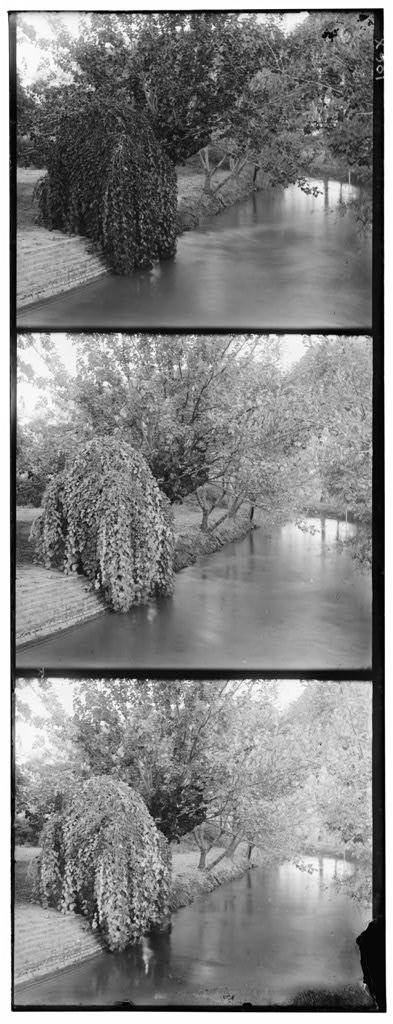
#> input picture data/00088v.jpg, 393 x 1024 px
$ python -i enhancement.py   (imports and definitions only)
#> lines starting #> are read from the running program, lines starting #| are printed output that depends on the picture
#> further down, picture is the input picture: shape (1024, 393, 3); min 0, max 255, mean 130.8
import numpy as np
import cv2

def _hist_eq_color(img_rgb: np.ndarray) -> np.ndarray:
    """Equalize luminance (Y in YCrCb) to boost contrast while keeping colors natural."""
    img_ycrcb = cv2.cvtColor(img_rgb, cv2.COLOR_RGB2YCrCb)
#> img_ycrcb: shape (1024, 393, 3); mean of channels 0, 1, 2 130.8, 128, 128
    y, cr, cb = cv2.split(img_ycrcb)
#> cr: shape (1024, 393); every value is 128
    y = cv2.equalizeHist(y)
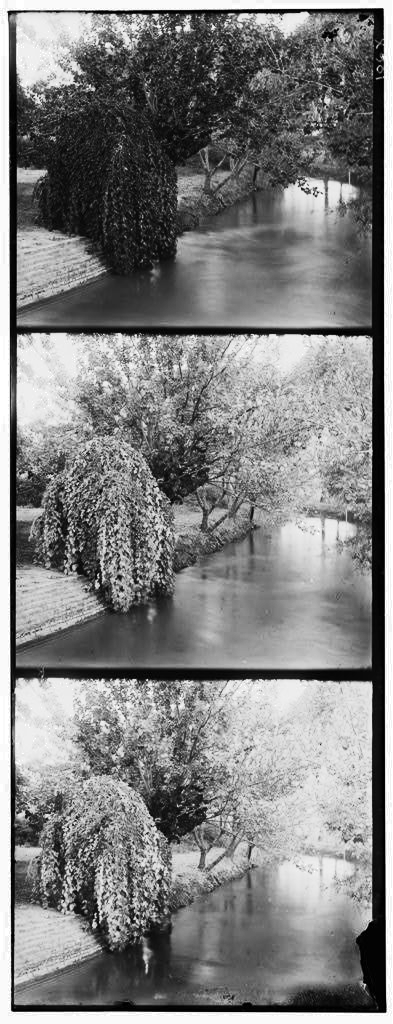
#> y: shape (1024, 393); min 0, max 255, mean 128
    img_eq = cv2.merge([y, cr, cb])
#> img_eq: shape (1024, 393, 3); mean of channels 0, 1, 2 128, 128, 128
    return cv2.cvtColor(img_eq, cv2.COLOR_YCrCb2RGB)

def _gamma(img_rgb: np.ndarray, gamma: float = 1.1) -> np.ndarray:
    """Gamma correction with LUT. gamma>1 brightens a bit."""
#> called with gamma = 1.1
    inv = 1.0 / max(gamma, 1e-6)
    lut = (np.arange(256) / 255.0) ** inv
    lut = np.clip(lut * 255.0, 0, 255).astype(np.uint8)
    return cv2.LUT(img_rgb, lut)

def _unsharp(img_rgb: np.ndarray, amount: float = 0.6, radius: float = 1.2) -> np.ndarray:
    """Unsharp masking for crispness. Raise amount to sharpen more."""
#> called with amount = 0.6, radius = 1.2
    blur = cv2.GaussianBlur(img_rgb, (0, 0), radius)
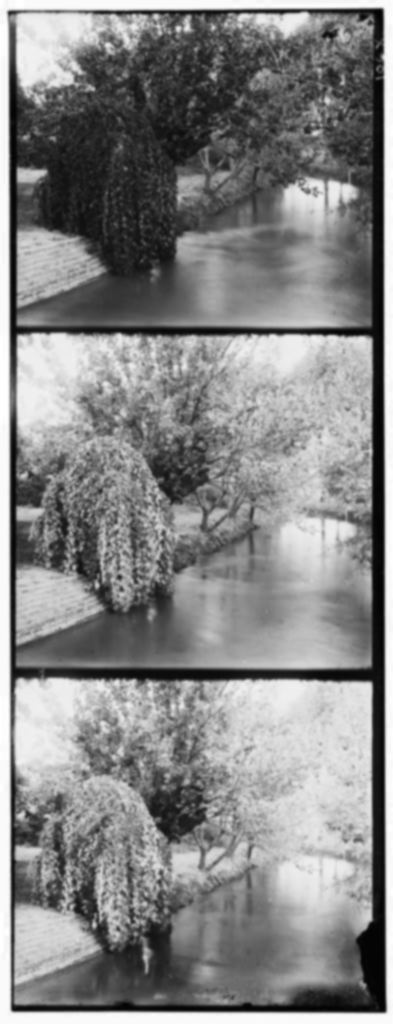
#> blur: shape (1024, 393, 3); min 3, max 255, mean 133.5
    sharp = cv2.addWeighted(img_rgb, 1 + amount, blur, -amount, 0)
    return sharp

def enhance_image(img_rgb: np.ndarray, gamma_value: float = 1.1, do_unsharp: bool = True) -> np.ndarray:
    """Hist-eq (luma) -> gamma -> optional unsharp."""
    out = _hist_eq_color(img_rgb)
    out = _gamma(out, gamma=gamma_value)
    if do_unsharp:
        out = _unsharp(out, amount=0.6, radius=1.2)
    return out

>>> import cv2
>>> picture = cv2.cvtColor(cv2.imread('../data/00088v.jpg'), cv2.COLOR_BGR2RGB)
>>> result = enhance_image(picture)

$ run again, on data/00106v.jpg
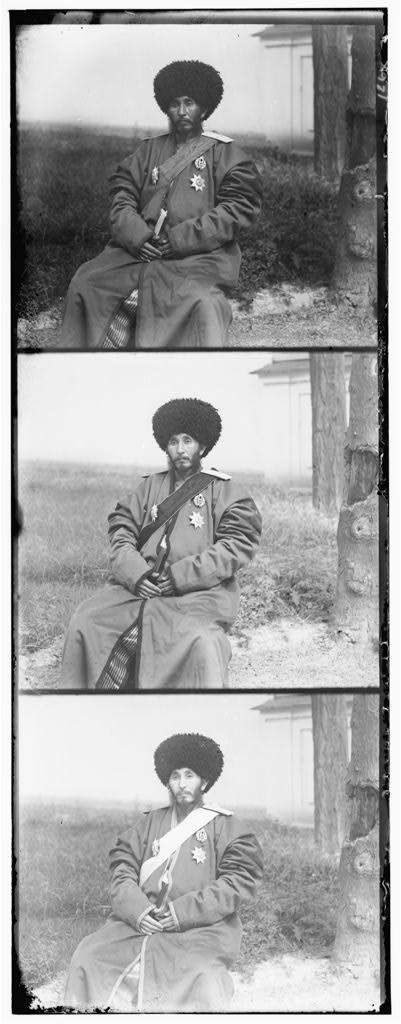
#> input picture data/00106v.jpg, 401 x 1024 px
#> picture is the input picture: shape (1024, 401, 3); min 0, max 255, mean 162.5
#> img_ycrcb: shape (1024, 401, 3); mean of channels 0, 1, 2 162.5, 128, 128
#> cr: shape (1024, 401); every value is 128
#> in _hist_eq_color, `y = cv2.equalizeHist(y)`:
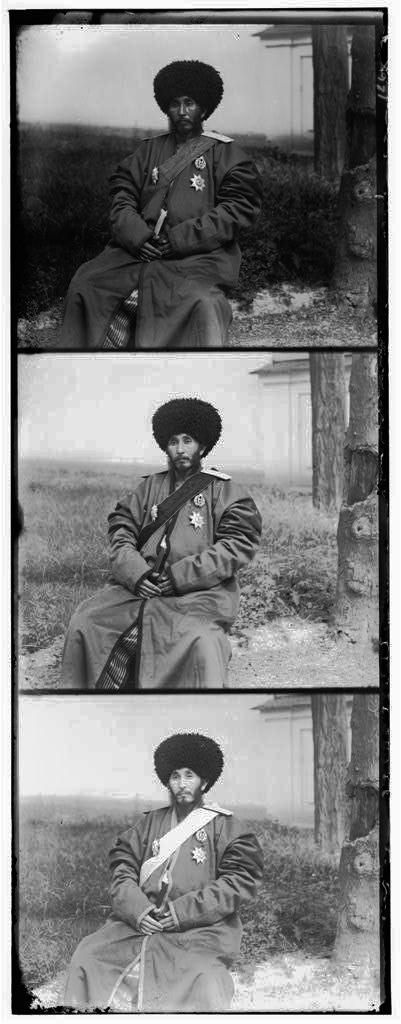
#> y: shape (1024, 401); min 0, max 255, mean 128
#> img_eq: shape (1024, 401, 3); mean of channels 0, 1, 2 128, 128, 128
#> in _unsharp, `blur = cv2.GaussianBlur(img_rgb, (0, 0), radius)`:
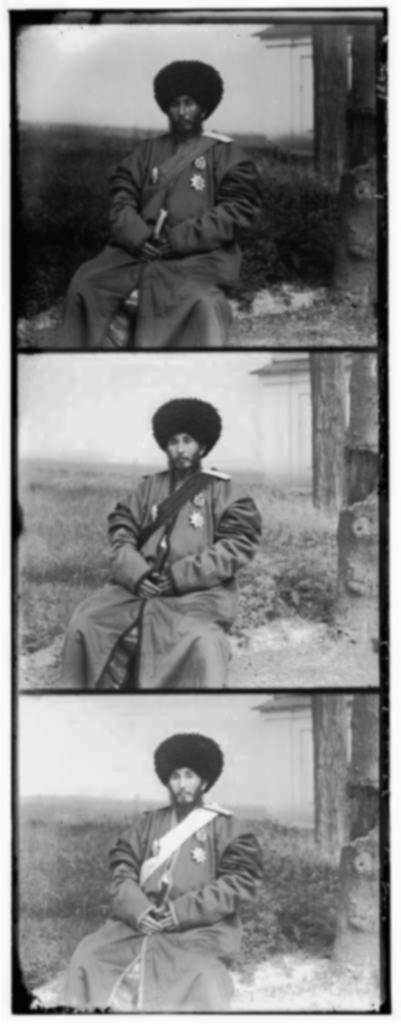
#> blur: shape (1024, 401, 3); min 2, max 253, mean 133.4

$ run again, on data/00163v.jpg
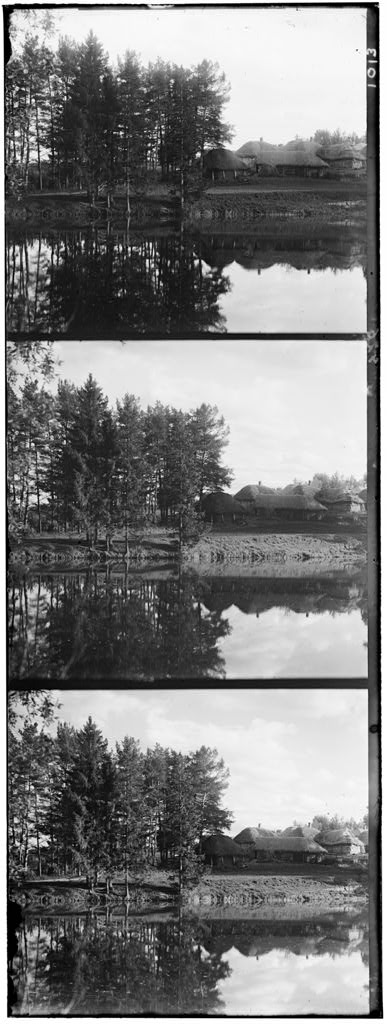
#> input picture data/00163v.jpg, 387 x 1024 px
#> picture is the input picture: shape (1024, 387, 3); min 0, max 255, mean 125.1
#> img_ycrcb: shape (1024, 387, 3); mean of channels 0, 1, 2 125.1, 128, 128
#> cr: shape (1024, 387); every value is 128
#> in _hist_eq_color, `y = cv2.equalizeHist(y)`:
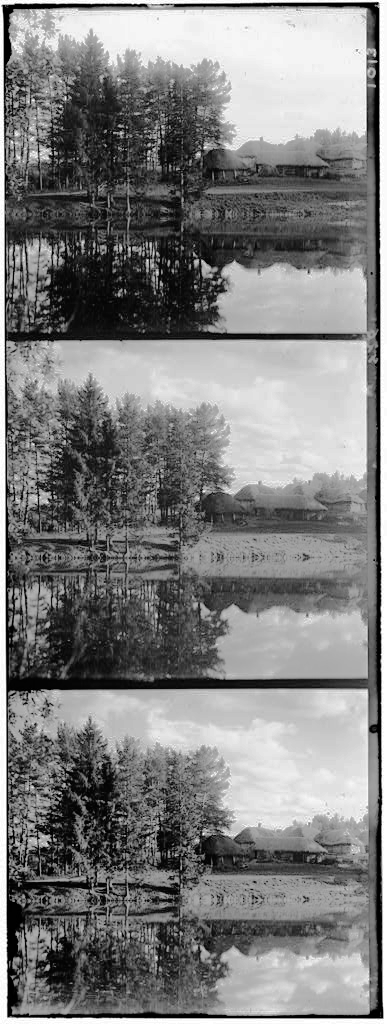
#> y: shape (1024, 387); min 0, max 255, mean 127.4
#> img_eq: shape (1024, 387, 3); mean of channels 0, 1, 2 127.4, 128, 128
#> in _unsharp, `blur = cv2.GaussianBlur(img_rgb, (0, 0), radius)`:
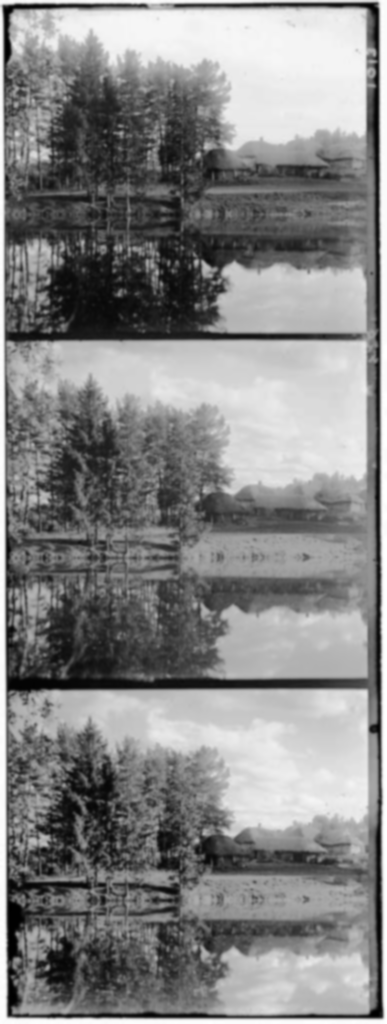
#> blur: shape (1024, 387, 3); min 0, max 255, mean 132.9

$ run again, on data/00888v.jpg
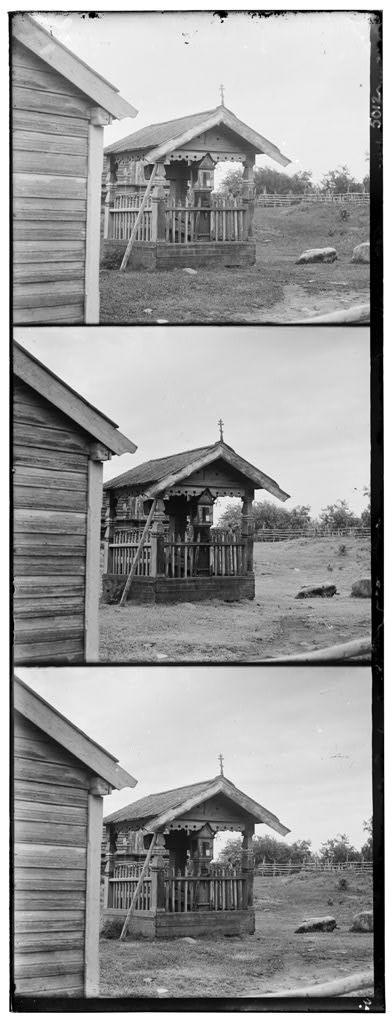
#> input picture data/00888v.jpg, 392 x 1024 px
#> picture is the input picture: shape (1024, 392, 3); min 0, max 255, mean 154.5
#> img_ycrcb: shape (1024, 392, 3); mean of channels 0, 1, 2 154.5, 128, 128
#> cr: shape (1024, 392); every value is 128
#> in _hist_eq_color, `y = cv2.equalizeHist(y)`:
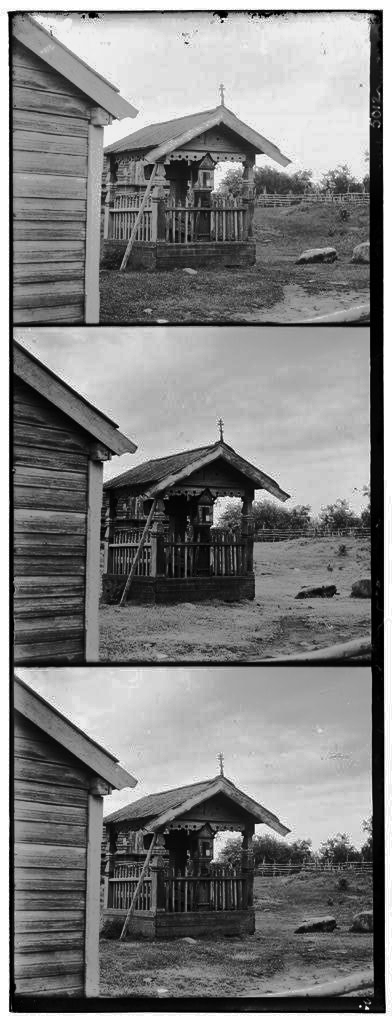
#> y: shape (1024, 392); min 0, max 255, mean 127.6
#> img_eq: shape (1024, 392, 3); mean of channels 0, 1, 2 127.6, 128, 128
#> in _unsharp, `blur = cv2.GaussianBlur(img_rgb, (0, 0), radius)`:
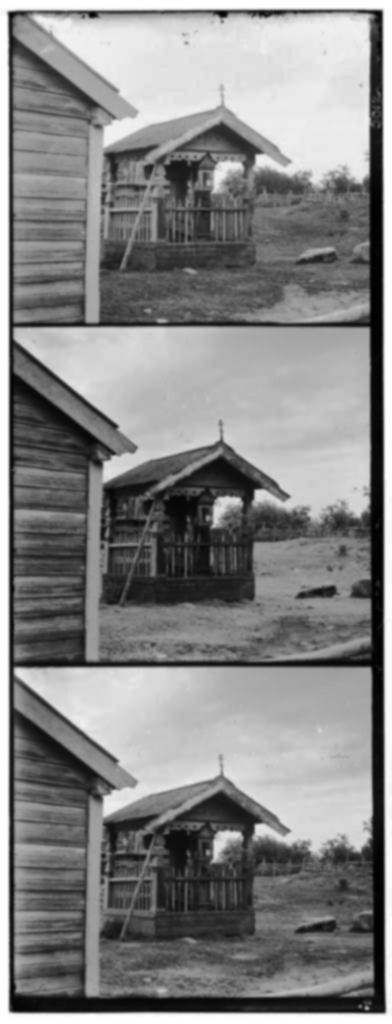
#> blur: shape (1024, 392, 3); min 0, max 255, mean 133.1
